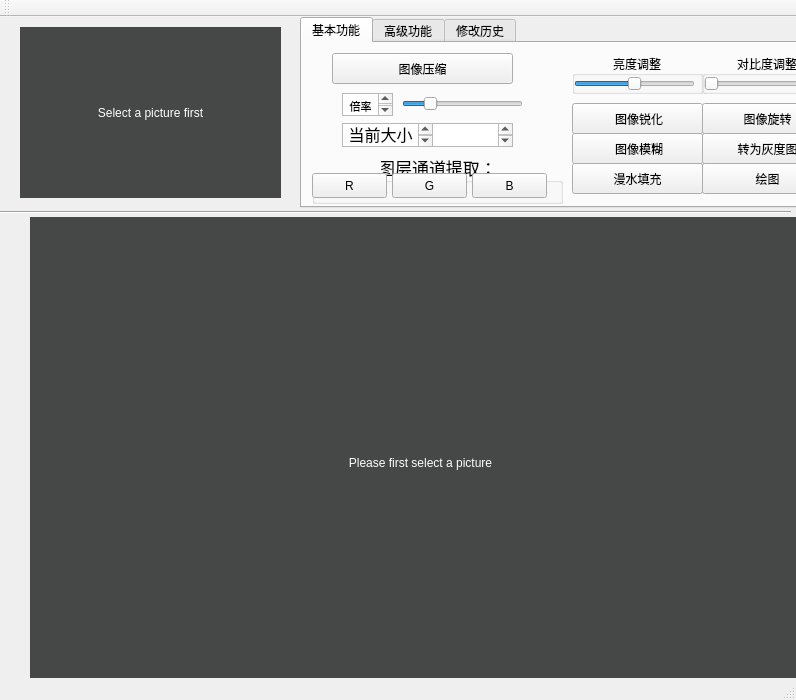
<?xml version="1.0" encoding="UTF-8"?>
<ui version="4.0">
 <class>MainWindow</class>
 <widget class="QMainWindow" name="MainWindow">
  <property name="geometry">
   <rect>
    <x>0</x>
    <y>0</y>
    <width>796</width>
    <height>700</height>
   </rect>
  </property>
  <property name="windowTitle">
   <string>MainWindow</string>
  </property>
  <widget class="QWidget" name="centralWidget">
   <widget class="QLabel" name="PictureArea">
    <property name="geometry">
     <rect>
      <x>30</x>
      <y>200</y>
      <width>781</width>
      <height>491</height>
     </rect>
    </property>
    <property name="styleSheet">
     <string notr="true">QLabel {background-color : rgb(70, 71, 71); color : rgb(252, 255, 255); font: 57 25pt &quot;Apple Braille&quot;;}

</string>
    </property>
    <property name="text">
     <string>Please first select a picture</string>
    </property>
    <property name="alignment">
     <set>Qt::AlignCenter</set>
    </property>
   </widget>
   <widget class="QLabel" name="PictureHistogram">
    <property name="geometry">
     <rect>
      <x>20</x>
      <y>10</y>
      <width>261</width>
      <height>171</height>
     </rect>
    </property>
    <property name="styleSheet">
     <string notr="true">QLabel {background-color : rgb(70, 71, 71); color : rgb(252, 255, 255); font: 57 15pt &quot;Apple Braille&quot;;}

</string>
    </property>
    <property name="text">
     <string>Select a picture first</string>
    </property>
    <property name="alignment">
     <set>Qt::AlignCenter</set>
    </property>
   </widget>
   <widget class="QTabWidget" name="tabWidget">
    <property name="geometry">
     <rect>
      <x>300</x>
      <y>0</y>
      <width>541</width>
      <height>191</height>
     </rect>
    </property>
    <property name="currentIndex">
     <number>0</number>
    </property>
    <widget class="QWidget" name="Basic">
     <attribute name="title">
      <string>基本功能</string>
     </attribute>
     <widget class="QPushButton" name="resize_button">
      <property name="geometry">
       <rect>
        <x>30</x>
        <y>10</y>
        <width>181</width>
        <height>31</height>
       </rect>
      </property>
      <property name="font">
       <font>
        <family>Apple LiGothic</family>
       </font>
      </property>
      <property name="text">
       <string>图像压缩</string>
      </property>
      <property name="iconSize">
       <size>
        <width>15</width>
        <height>16</height>
       </size>
      </property>
     </widget>
     <widget class="QGroupBox" name="groupBox">
      <property name="geometry">
       <rect>
        <x>10</x>
        <y>110</y>
        <width>251</width>
        <height>51</height>
       </rect>
      </property>
      <property name="font">
       <font>
        <family>Apple LiGothic</family>
        <pointsize>13</pointsize>
       </font>
      </property>
      <property name="title">
       <string>图层通道提取：</string>
      </property>
      <property name="alignment">
       <set>Qt::AlignCenter</set>
      </property>
      <widget class="QWidget" name="layoutWidget">
       <property name="geometry">
        <rect>
         <x>0</x>
         <y>10</y>
         <width>231</width>
         <height>32</height>
        </rect>
       </property>
       <layout class="QHBoxLayout" name="horizontalLayout"/>
      </widget>
     </widget>
     <widget class="QPushButton" name="sobel_picture">
      <property name="geometry">
       <rect>
        <x>270</x>
        <y>60</y>
        <width>131</width>
        <height>31</height>
       </rect>
      </property>
      <property name="text">
       <string> 图像锐化</string>
      </property>
     </widget>
     <widget class="QGroupBox" name="groupBox_2">
      <property name="geometry">
       <rect>
        <x>270</x>
        <y>10</y>
        <width>131</width>
        <height>41</height>
       </rect>
      </property>
      <property name="font">
       <font>
        <family>Apple LiGothic</family>
       </font>
      </property>
      <property name="title">
       <string>亮度调整</string>
      </property>
      <property name="alignment">
       <set>Qt::AlignCenter</set>
      </property>
      <widget class="QSlider" name="horizontalSlider">
       <property name="geometry">
        <rect>
         <x>2</x>
         <y>20</y>
         <width>121</width>
         <height>21</height>
        </rect>
       </property>
       <property name="minimum">
        <number>-100</number>
       </property>
       <property name="maximum">
        <number>100</number>
       </property>
       <property name="orientation">
        <enum>Qt::Horizontal</enum>
       </property>
      </widget>
     </widget>
     <widget class="QGroupBox" name="groupBox_3">
      <property name="geometry">
       <rect>
        <x>400</x>
        <y>10</y>
        <width>131</width>
        <height>41</height>
       </rect>
      </property>
      <property name="font">
       <font>
        <family>Apple LiGothic</family>
       </font>
      </property>
      <property name="title">
       <string>对比度调整</string>
      </property>
      <property name="alignment">
       <set>Qt::AlignCenter</set>
      </property>
      <widget class="QSlider" name="horizontalSlider_3">
       <property name="geometry">
        <rect>
         <x>2</x>
         <y>20</y>
         <width>121</width>
         <height>21</height>
        </rect>
       </property>
       <property name="orientation">
        <enum>Qt::Horizontal</enum>
       </property>
      </widget>
     </widget>
     <widget class="QPushButton" name="blur_picture">
      <property name="geometry">
       <rect>
        <x>270</x>
        <y>90</y>
        <width>131</width>
        <height>31</height>
       </rect>
      </property>
      <property name="text">
       <string> 图像模糊</string>
      </property>
     </widget>
     <widget class="QPushButton" name="pushButton_10">
      <property name="geometry">
       <rect>
        <x>270</x>
        <y>120</y>
        <width>131</width>
        <height>31</height>
       </rect>
      </property>
      <property name="text">
       <string>漫水填充</string>
      </property>
     </widget>
     <widget class="QPushButton" name="rotate_picture">
      <property name="geometry">
       <rect>
        <x>400</x>
        <y>60</y>
        <width>131</width>
        <height>31</height>
       </rect>
      </property>
      <property name="text">
       <string>图像旋转</string>
      </property>
     </widget>
     <widget class="QPushButton" name="gray_picture">
      <property name="geometry">
       <rect>
        <x>400</x>
        <y>90</y>
        <width>131</width>
        <height>31</height>
       </rect>
      </property>
      <property name="text">
       <string>转为灰度图</string>
      </property>
     </widget>
     <widget class="QPushButton" name="pushButton_13">
      <property name="geometry">
       <rect>
        <x>400</x>
        <y>120</y>
        <width>131</width>
        <height>31</height>
       </rect>
      </property>
      <property name="text">
       <string>绘图</string>
      </property>
     </widget>
     <widget class="QTextBrowser" name="textBrowser_4">
      <property name="geometry">
       <rect>
        <x>40</x>
        <y>80</y>
        <width>91</width>
        <height>24</height>
       </rect>
      </property>
      <property name="font">
       <font>
        <family>Apple LiGothic</family>
       </font>
      </property>
      <property name="html">
       <string>&lt;!DOCTYPE HTML PUBLIC &quot;-//W3C//DTD HTML 4.0//EN&quot; &quot;http://www.w3.org/TR/REC-html40/strict.dtd&quot;&gt;
&lt;html&gt;&lt;head&gt;&lt;meta name=&quot;qrichtext&quot; content=&quot;1&quot; /&gt;&lt;style type=&quot;text/css&quot;&gt;
p, li { white-space: pre-wrap; }
&lt;/style&gt;&lt;/head&gt;&lt;body style=&quot; font-family:'Apple LiGothic'; font-size:9pt; font-weight:400; font-style:normal;&quot;&gt;
&lt;p align=&quot;center&quot; style=&quot; margin-top:0px; margin-bottom:0px; margin-left:0px; margin-right:0px; -qt-block-indent:0; text-indent:0px;&quot;&gt;&lt;span style=&quot; font-size:12pt;&quot;&gt;当前大小&lt;/span&gt;&lt;/p&gt;&lt;/body&gt;&lt;/html&gt;</string>
      </property>
     </widget>
     <widget class="QTextBrowser" name="pic_size">
      <property name="geometry">
       <rect>
        <x>130</x>
        <y>80</y>
        <width>81</width>
        <height>24</height>
       </rect>
      </property>
      <property name="font">
       <font>
        <family>Apple LiGothic</family>
       </font>
      </property>
      <property name="readOnly">
       <bool>true</bool>
      </property>
      <property name="html">
       <string>&lt;!DOCTYPE HTML PUBLIC &quot;-//W3C//DTD HTML 4.0//EN&quot; &quot;http://www.w3.org/TR/REC-html40/strict.dtd&quot;&gt;
&lt;html&gt;&lt;head&gt;&lt;meta name=&quot;qrichtext&quot; content=&quot;1&quot; /&gt;&lt;style type=&quot;text/css&quot;&gt;
p, li { white-space: pre-wrap; }
&lt;/style&gt;&lt;/head&gt;&lt;body style=&quot; font-family:'Apple LiGothic'; font-size:9pt; font-weight:400; font-style:normal;&quot;&gt;
&lt;p align=&quot;right&quot; style=&quot;-qt-paragraph-type:empty; margin-top:0px; margin-bottom:0px; margin-left:0px; margin-right:0px; -qt-block-indent:0; text-indent:0px; font-size:13pt;&quot;&gt;&lt;br /&gt;&lt;/p&gt;&lt;/body&gt;&lt;/html&gt;</string>
      </property>
     </widget>
     <widget class="QSlider" name="resize_coefficient">
      <property name="geometry">
       <rect>
        <x>100</x>
        <y>50</y>
        <width>121</width>
        <height>21</height>
       </rect>
      </property>
      <property name="value">
       <number>20</number>
      </property>
      <property name="orientation">
       <enum>Qt::Horizontal</enum>
      </property>
     </widget>
     <widget class="QTextBrowser" name="textBrowser_6">
      <property name="geometry">
       <rect>
        <x>40</x>
        <y>50</y>
        <width>51</width>
        <height>23</height>
       </rect>
      </property>
      <property name="font">
       <font>
        <family>Apple LiGothic</family>
       </font>
      </property>
      <property name="html">
       <string>&lt;!DOCTYPE HTML PUBLIC &quot;-//W3C//DTD HTML 4.0//EN&quot; &quot;http://www.w3.org/TR/REC-html40/strict.dtd&quot;&gt;
&lt;html&gt;&lt;head&gt;&lt;meta name=&quot;qrichtext&quot; content=&quot;1&quot; /&gt;&lt;style type=&quot;text/css&quot;&gt;
p, li { white-space: pre-wrap; }
&lt;/style&gt;&lt;/head&gt;&lt;body style=&quot; font-family:'Apple LiGothic'; font-size:9pt; font-weight:400; font-style:normal;&quot;&gt;
&lt;p align=&quot;center&quot; style=&quot; margin-top:0px; margin-bottom:0px; margin-left:0px; margin-right:0px; -qt-block-indent:0; text-indent:0px;&quot;&gt;&lt;span style=&quot; font-size:8pt;&quot;&gt;倍率&lt;/span&gt;&lt;/p&gt;&lt;/body&gt;&lt;/html&gt;</string>
      </property>
     </widget>
     <widget class="QPushButton" name="RGB_R">
      <property name="geometry">
       <rect>
        <x>10</x>
        <y>130</y>
        <width>75</width>
        <height>25</height>
       </rect>
      </property>
      <property name="text">
       <string>R</string>
      </property>
     </widget>
     <widget class="QPushButton" name="RGB_G">
      <property name="geometry">
       <rect>
        <x>90</x>
        <y>130</y>
        <width>75</width>
        <height>25</height>
       </rect>
      </property>
      <property name="text">
       <string>G</string>
      </property>
     </widget>
     <widget class="QPushButton" name="RGB_B">
      <property name="geometry">
       <rect>
        <x>170</x>
        <y>130</y>
        <width>75</width>
        <height>25</height>
       </rect>
      </property>
      <property name="text">
       <string>B</string>
      </property>
     </widget>
    </widget>
    <widget class="QWidget" name="Advanced">
     <attribute name="title">
      <string>高级功能</string>
     </attribute>
     <widget class="QPushButton" name="pushButton">
      <property name="geometry">
       <rect>
        <x>30</x>
        <y>10</y>
        <width>113</width>
        <height>32</height>
       </rect>
      </property>
      <property name="text">
       <string>PushButton</string>
      </property>
     </widget>
    </widget>
    <widget class="QWidget" name="History">
     <attribute name="title">
      <string>修改历史</string>
     </attribute>
    </widget>
   </widget>
   <widget class="Line" name="line">
    <property name="geometry">
     <rect>
      <x>-20</x>
      <y>180</y>
      <width>811</width>
      <height>31</height>
     </rect>
    </property>
    <property name="orientation">
     <enum>Qt::Horizontal</enum>
    </property>
   </widget>
  </widget>
  <widget class="QMenuBar" name="menuBar">
   <property name="geometry">
    <rect>
     <x>0</x>
     <y>0</y>
     <width>796</width>
     <height>23</height>
    </rect>
   </property>
  </widget>
  <widget class="QToolBar" name="mainToolBar">
   <property name="floatable">
    <bool>true</bool>
   </property>
   <attribute name="toolBarArea">
    <enum>TopToolBarArea</enum>
   </attribute>
   <attribute name="toolBarBreak">
    <bool>false</bool>
   </attribute>
  </widget>
  <widget class="QStatusBar" name="statusBar"/>
 </widget>
 <layoutdefault spacing="6" margin="11"/>
 <resources/>
 <connections/>
</ui>
